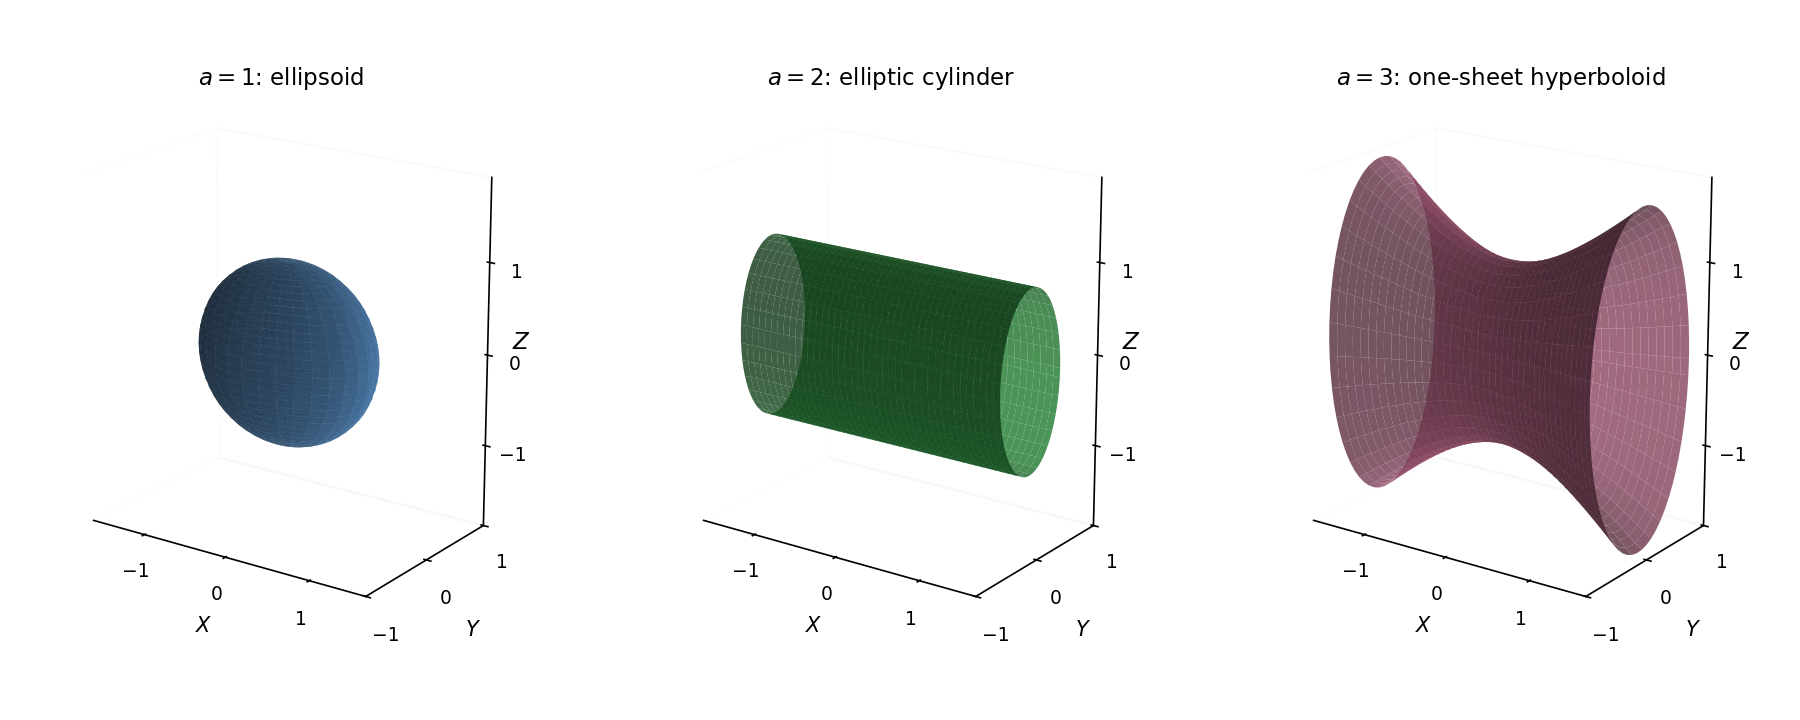

The Python source for this figure:
"""Original principal-axis quadric examples. Save PNG to cwd."""
from pathlib import Path
import matplotlib
matplotlib.use('Agg')
import matplotlib.pyplot as plt
import numpy as np


def main():
    fig = plt.figure(figsize=(12, 4.8))
    fig.subplots_adjust(left=0.01, right=0.98, bottom=0.12, top=0.88, wspace=0.16)
    theta = np.linspace(0, 2*np.pi, 64)
    phi = np.linspace(0, np.pi, 35)
    th, ph = np.meshgrid(theta, phi)
    longitudinal, tt = np.meshgrid(np.linspace(-1.55, 1.55, 42), theta)
    examples = [
        (np.cos(th)*np.sin(ph), np.sin(th)*np.sin(ph)/np.sqrt(3), np.cos(ph),
         '#4477aa', r'$a=1$: ellipsoid'),
        (longitudinal, np.cos(tt)/2, np.sin(tt),
         '#228833', r'$a=2$: elliptic cylinder'),
        (longitudinal, np.sqrt(1+longitudinal**2)*np.cos(tt)/np.sqrt(5),
         np.sqrt(1+longitudinal**2)*np.sin(tt), '#aa5577', r'$a=3$: one-sheet hyperboloid'),
    ]
    for index, (xx, yy, zz, color, title) in enumerate(examples, 1):
        ax = fig.add_subplot(1, 3, index, projection='3d')
        ax.plot_surface(xx, yy, zz, color=color, alpha=0.8, linewidth=0, shade=True)
        ax.set(xlabel=r'$X$', ylabel=r'$Y$', title=title,
               xlim=(-1.65, 1.65), ylim=(-1.0, 1.0), zlim=(-1.9, 1.9))
        ax.text2D(0.94, 0.52, r'$Z$', transform=ax.transAxes, fontsize=11)
        ax.set_title(title, fontsize=11)
        ax.xaxis.labelpad = 1
        ax.yaxis.labelpad = 1
        ax.tick_params(labelsize=9, pad=1)
        ax.set_xticks([-1, 0, 1])
        ax.set_yticks([-1, 0, 1])
        ax.set_zticks([-1, 0, 1])
        ax.set_box_aspect((1.0, 0.65, 1.1))
        ax.view_init(elev=19, azim=-55)
        for axis in [ax.xaxis, ax.yaxis, ax.zaxis]:
            axis.pane.set_facecolor('white')
            axis.pane.set_alpha(0.2)
        ax.grid(False)
    fig.savefig(Path.cwd() / 'paper-1-q5-principal-quadrics.png', dpi=150, facecolor='white')
    plt.close(fig)


if __name__ == '__main__':
    main()
